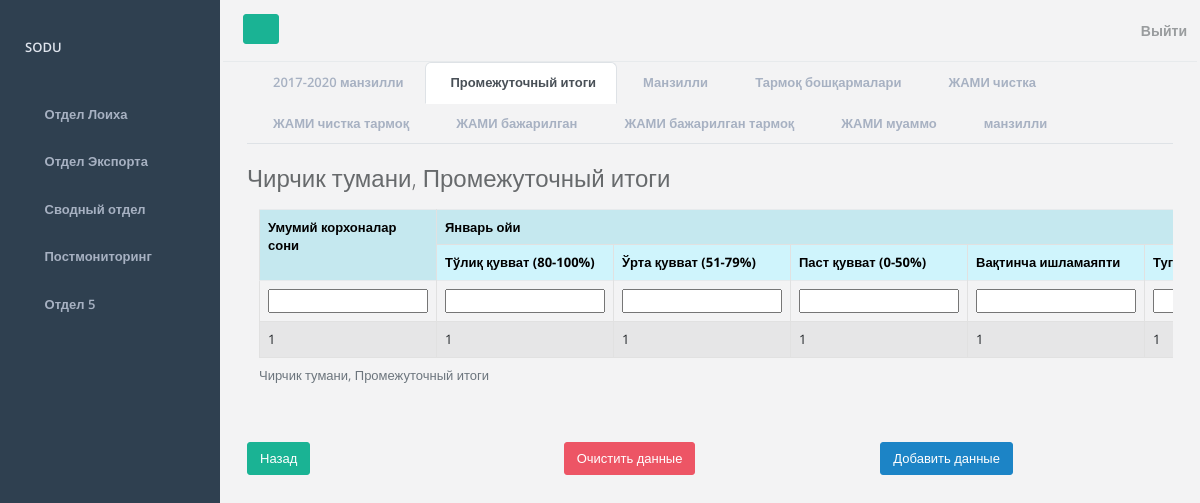
The page /form/subtotals (signed in) on the database as committed earlier.
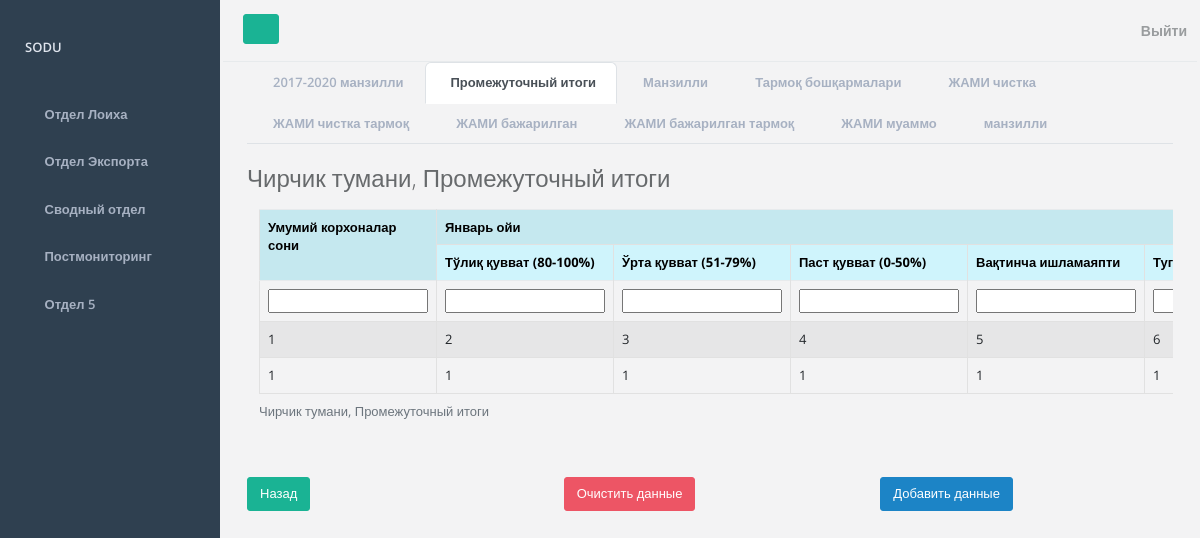
The same page on the database as committed later.
### mainapp/models.py (models this page shows, shortened)
class Subtotals(models.Model):
    district = models.ForeignKey(District, on_delete=models.PROTECT, verbose_name="Ҳудуд номи")
    general = models.CharField(max_length=255, verbose_name="Умумий корхоналар сони")
    january_toy = models.CharField(max_length=255, verbose_name="Тўлиқ қувват (80-100%)")
    january_orta = models.CharField(max_length=255, verbose_name="Ўрта қувват (51-79%)")
    january_past = models.CharField(max_length=255, verbose_name="Паст қувват (0-50%)")
    january_clock = models.CharField(max_length=255, verbose_name="Вақтинча ишламаяпти")
    end = models.CharField(max_length=255, verbose_name="Тугатилган")
    mavsumiy = models.CharField(max_length=255, verbose_name="Мавсумий")
    other = models.CharField(max_length=255, verbose_name="Бошқа")
    time_create = models.DateTimeField(auto_now_add=True, verbose_name="Дата создания записи")
    time_update = models.DateTimeField(auto_now=True, verbose_name="Дата обновления записи")
    is_published = models.BooleanField(default=True, verbose_name="Опубликовано")
    class Meta:
        verbose_name = 'Промежуточный итог'
        verbose_name_plural = 'Промежуточный итоги'
        ordering = ['-time_create']

### mainapp/views.py (the view)
# urls.py: path('form/subtotals', add_data_table_subtotals, name='form_subtotals'),
def add_data_table_subtotals(request):
    return add_data_table_fourth_department(request, 'subtotals', TableSubtotalsForm, 'table_subtotals',
                                            'Промежуточный итоги')

### mainapp/forms.py
class TableSubtotalsForm(ModelForm):
    class Meta:
        model = Subtotals
        fields = '__all__'
        exclude = ['district', 'is_published']

### mainapp/models.py (called while the page is built)
    def __str__(self):
        return self.district

### mainapp/utils.py (called while the page is built)
def show_data_table(request, model):
    if request.user.is_authenticated:
        queryset = model.objects.filter(district=request.user.district)
    else:
        return None
    return queryset

def make_context_by_form(data, form, menu, page_obj):
    context = {
        'title': data,
        'form': form,
        'projects_department': menu,
        'page_obj': page_obj
    }
    return context

def paginate_page(request, table_data):
    if not table_data:
        return None                   # можно убрать потом
    paginator = Paginator(table_data, 3)
    page_number = request.GET.get('page')
    page_obj = paginator.get_page(page_number)
    return page_obj

### mainapp/templates/mainapp/forms/fourth_department/form_subtotals.html (shortened to what this page needs)
{% extends 'mainapp/data_table/fourth_departament/subtotals.html' %}
{% block form %}
<div class="container">
    <form action="{% url 'form_subtotals' %}" method="post">
        <tr>
            {% include 'mainapp/forms/components/_form-fields.html' %}
        </tr>
        {% endblock %}
        {% block add_data %}
        {% include 'mainapp/forms/components/_add-info-button.html' %}
        {%endblock%}
{% block export_table %}
{% include 'mainapp/forms/components/_back-button.html' %}
{% endblock %}
{% block view_data%}
{% include 'mainapp/forms/components/_reset-button.html' %}
{% endblock %}

### mainapp/templates/mainapp/data_table/fourth_departament/subtotals.html (shortened to what this page needs)
{% extends 'mainapp/departments/projects_department.html' %}
{% block table %}
<h2 class="mb-3">
    {% include 'mainapp/data_table/components/table_title.html' %}
</h2>
<div class="container overflow-auto">
        <table class="table table-bordered table-striped">
        <caption>
            {% include 'mainapp/data_table/components/table_title.html' %}
        </caption>
        <tr>
            <th class="table-info" rowspan="2">Умумий корхоналар сони</th>
            <th class="table-info" colspan="7">Январь ойи</th>
        </tr>
        <tr>
            <th class="table-info">Тўлиқ қувват (80-100%)</th>
            <th class="table-info">Ўрта қувват (51-79%)</th>
            <th class="table-info">Паст қувват (0-50%)</th>
            <th class="table-info">Вақтинча ишламаяпти</th>
            <th class="table-info">Тугатилган</th>
        </tr>
        <tr>
            {% block form %}
            {% endblock %}
        </tr>
            {% for data in page_obj %}
        <tr>
            <td>{{ data.general }}</td>
            <td>{{ data.january_toy }}</td>
            <td>{{ data.january_orta }}</td>
            <td>{{ data.january_past }}</td>
            <td>{{ data.january_clock }}</td>
            <td>{{ data.end }}</td>
          </tr>
            {%endfor%}
    </table>
</div>
{% endblock %}

Rows that differ between the two databases and show on the page:
added Subtotals: general "1", january_toy "2", january_orta "3", january_past "4", january_clock "5", end "6"
